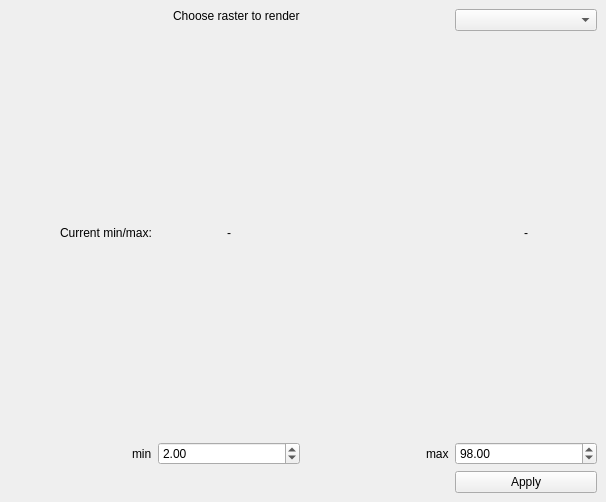
<?xml version="1.0" encoding="UTF-8"?>
<ui version="4.0">
 <class>RasterStretchDockWidgetBase</class>
 <widget class="QDockWidget" name="RasterStretchDockWidgetBase">
  <property name="geometry">
   <rect>
    <x>0</x>
    <y>0</y>
    <width>606</width>
    <height>502</height>
   </rect>
  </property>
  <property name="windowTitle">
   <string>RasterStretch</string>
  </property>
  <widget class="QWidget" name="dockWidgetContents">
   <layout class="QGridLayout" name="gridLayout">
    <item row="0" column="1" alignment="Qt::AlignRight|Qt::AlignTop">
     <widget class="QLabel" name="label_2">
      <property name="text">
       <string>Choose raster to render</string>
      </property>
     </widget>
    </item>
    <item row="0" column="3" alignment="Qt::AlignTop">
     <widget class="QComboBox" name="comboBox"/>
    </item>
    <item row="1" column="1" alignment="Qt::AlignHCenter|Qt::AlignTop">
     <widget class="QLabel" name="minValText">
      <property name="enabled">
       <bool>true</bool>
      </property>
      <property name="sizePolicy">
       <sizepolicy hsizetype="Minimum" vsizetype="Minimum">
        <horstretch>0</horstretch>
        <verstretch>0</verstretch>
       </sizepolicy>
      </property>
      <property name="maximumSize">
       <size>
        <width>16777215</width>
        <height>500000</height>
       </size>
      </property>
      <property name="text">
       <string>-</string>
      </property>
     </widget>
    </item>
    <item row="2" column="2" alignment="Qt::AlignRight">
     <widget class="QLabel" name="label_4">
      <property name="text">
       <string>max</string>
      </property>
     </widget>
    </item>
    <item row="2" column="0" alignment="Qt::AlignRight">
     <widget class="QLabel" name="label_3">
      <property name="text">
       <string>min</string>
      </property>
     </widget>
    </item>
    <item row="1" column="0" alignment="Qt::AlignRight|Qt::AlignTop">
     <widget class="QLabel" name="label_5">
      <property name="sizePolicy">
       <sizepolicy hsizetype="Preferred" vsizetype="Preferred">
        <horstretch>0</horstretch>
        <verstretch>0</verstretch>
       </sizepolicy>
      </property>
      <property name="text">
       <string>Current min/max:</string>
      </property>
     </widget>
    </item>
    <item row="1" column="3" alignment="Qt::AlignHCenter|Qt::AlignTop">
     <widget class="QLabel" name="maxValText">
      <property name="maximumSize">
       <size>
        <width>16777215</width>
        <height>16777214</height>
       </size>
      </property>
      <property name="text">
       <string>-</string>
      </property>
     </widget>
    </item>
    <item row="4" column="3">
     <widget class="QPushButton" name="Apply">
      <property name="text">
       <string>Apply</string>
      </property>
     </widget>
    </item>
    <item row="2" column="1">
     <widget class="QDoubleSpinBox" name="minPercVal">
      <property name="value">
       <double>2.000000000000000</double>
      </property>
     </widget>
    </item>
    <item row="2" column="3">
     <widget class="QDoubleSpinBox" name="maxPercVal">
      <property name="maximum">
       <double>100.000000000000000</double>
      </property>
      <property name="value">
       <double>98.000000000000000</double>
      </property>
     </widget>
    </item>
   </layout>
  </widget>
 </widget>
 <resources/>
 <connections/>
</ui>
